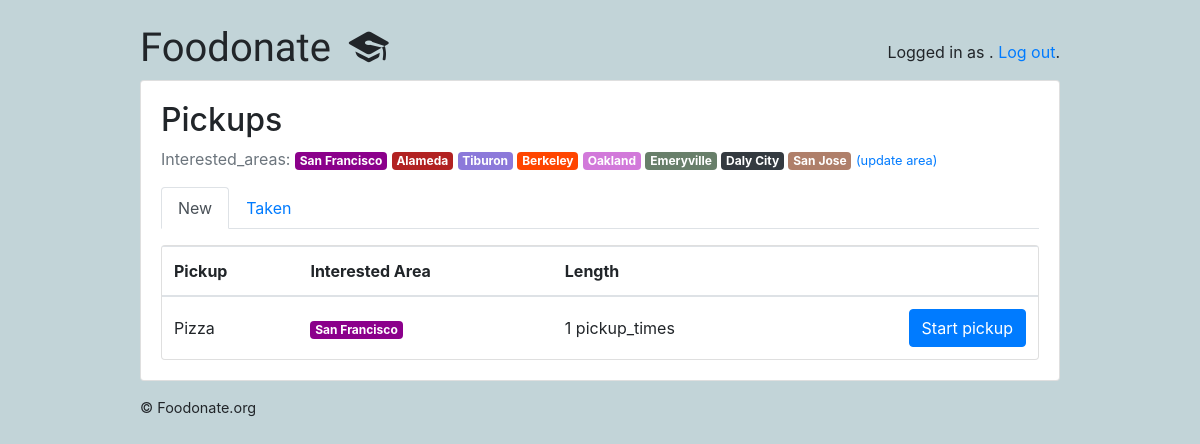
The page /foodrivers/ (signed in) on the database its author committed.
### food_platform/models.py (models this page shows, shortened)
class Interested_area(models.Model):
    name = models.CharField(max_length=30)
    color = models.CharField(max_length=7, default='#007bff')
    def get_html_badge(self):
        name = escape(self.name)
        color = escape(self.color)
        html = '<span class="badge badge-primary" style="background-color: %s">%s</span>' % (color, name)
        return mark_safe(html)

class Pickup(models.Model):
    owner = models.ForeignKey(User, on_delete=models.CASCADE, related_name='pickups')
    name = models.CharField(max_length=255)
    interested_area = models.ForeignKey(Interested_area, on_delete=models.CASCADE, related_name='pickups')

### food_platform/views/foodrivers.py (the view)
# urls.py: path('', foodrivers.PickupListView.as_view(), name='pickup_list'),
@method_decorator([login_required, foodriver_required], name='dispatch')
class PickupListView(ListView):
    model = Pickup
    ordering = ('name', )
    context_object_name = 'pickups'
    template_name = 'food_platform/foodrivers/pickup_list.html'
    def get_queryset(self):
        foodriver = self.request.user.foodriver
        foodriver_area = foodriver.area.values_list('pk', flat=True)
        taken_pickups = foodriver.pickups.values_list('pk', flat=True)
        queryset = Pickup.objects.filter(interested_area__in=foodriver_area) \
            .exclude(pk__in=taken_pickups) \
            .annotate(pickup_times_count=Count('pickup_times')) \
            .filter(pickup_times_count__gt=0)
        return queryset

### food_platform/templates/food_platform/foodrivers/pickup_list.html
{% extends 'base.html' %}
{% block content %}
  {% include 'food_platform/foodrivers/_header.html' with active='new' %}
  <div class="card">
    <table class="table mb-0">
      <thead>
        <tr>
          <th>Pickup</th>
          <th>Interested Area</th>
          <th>Length</th>
          <th></th>
        </tr>
      </thead>
      <tbody>
        {% for pickup in pickups %}
          <tr>
            <td class="align-middle">{{ pickup.name }}</td>
            <td class="align-middle">{{ pickup.interested_area.get_html_badge }}</td>
            <td class="align-middle">{{ pickup.pickup_times_count }} pickup_times</td>
            <td class="text-right">
              <a href="{% url 'foodrivers:take_pickup' pickup.pk %}" class="btn btn-primary">Start pickup</a>
            </td>
          </tr>
        {% empty %}
          <tr>
            <td class="bg-light text-center font-italic" colspan="4">No pickup matching your area right now.</td>
          </tr>
        {% endfor %}
      </tbody>
    </table>
  </div>
{% endblock %}

### templates/base.html (shortened to what this page needs)
{% load static %}<!doctype html>
<html lang="en">
  <head>
    <link rel="stylesheet" href="https://maxcdn.bootstrapcdn.com/bootstrap/4.0.0/css/bootstrap.min.css">
    <link rel="stylesheet" type="text/css" href="{% static 'vendor/fontello-2f186091/css/fontello.css' %}">
    <link rel="stylesheet" type="text/css" href="{% static 'css/app.css' %}">
    {% if user.is_authenticated and user.is_foodonator %}
      <link rel="stylesheet" type="text/css" href="{% static 'css/foodonators.css' %}">
    {% else %}
      <link rel="stylesheet" type="text/css" href="{% static 'css/foodrivers.css' %}">
    {% endif %}
  </head>
  <body>
    <div class="container my-4">
      <div class="row justify-content-center">
        <div class="col-md-10 col-sm-12">
          <div class="row">
            <div class="col-6">
              <h1 class="logo">
                <a href="{% url 'home' %}">
                  Foodonate
                  {% if user.is_authenticated %}
                    {% if user.is_foodonator %}
                      <span class="icon-feather" data-toggle="tooltip" data-placement="right" title="Foodonator profile"></span>
                    {% else %}
                      <span class="icon-graduation-cap" data-toggle="tooltip" data-placement="right" title="Foodriver profile"></span>
                    {% endif %}
                  {% endif %}
                </a>
              </h1>
            </div>
            <div class="col-6 text-right">
              {% if user.is_authenticated %}
                <p class="pt-3">Logged in as <strong>{{ user.username }}</strong>. <a href="{% url 'logout' %}">Log out</a>.</p>
              {% else %}
                <a href="{% url 'login' %}" class="btn btn-light" role="button">Log in</a>
                <a href="{% url 'signup' %}" class="btn btn-primary" role="button">Sign up</a>
              {% endif %}
            </div>
          </div>
          <div class="card mb-3">
            <div class="card-body">
              {% block content %}
              {% endblock %}
            </div>
          </div>
          <footer>
            <a href="https://www.foodonate.org/">© Foodonate.org</a>
          </footer>
        </div>
      </div>
    </div>
  </body>
</html>

### food_platform/templates/food_platform/foodrivers/_header.html
<h2>Pickups</h2>
<p class="text-muted">
  Interested_areas:{% for interested_area in user.foodriver.area.all %} {{ interested_area.get_html_badge }}{% endfor %}
  <a href="{% url 'foodrivers:foodriver_area' %}"><small>(update area)</small></a>
</p>
<ul class="nav nav-tabs mb-3">
  <li class="nav-item">
    <a class="nav-link{% if active == 'new' %} active{% endif %}" href="{% url 'foodrivers:pickup_list' %}">New</a>
  </li>
  <li class="nav-item">
    <a class="nav-link{% if active == 'taken' %} active{% endif %}" href="{% url 'foodrivers:taken_pickup_list' %}">Taken</a>
  </li>
</ul>

### static/css/app.css (style rules this page uses)
.logo { font-family: 'Clicker Script', cursive; }
.logo a { color: #212529; text-decoration: none; }
footer { font-size: .9rem; }
footer a { color: #212529; }

### static/css/foodrivers.css (style rules this page uses)
body { background-color: #c2d4d8; }

### rows shown on the page
Interested_area: get_html_badge "San Francisco"
Interested_area: get_html_badge "Alameda"
Interested_area: get_html_badge "Tiburon"
Interested_area: get_html_badge "Berkeley"
Interested_area: get_html_badge "Oakland"
Interested_area: get_html_badge "Emeryville"
Interested_area: get_html_badge "Daly City"
Interested_area: get_html_badge "San Jose"
Pickup: name "Pizza", interested_area.get_html_badge "San Francisco", pickup_times_count "1"
